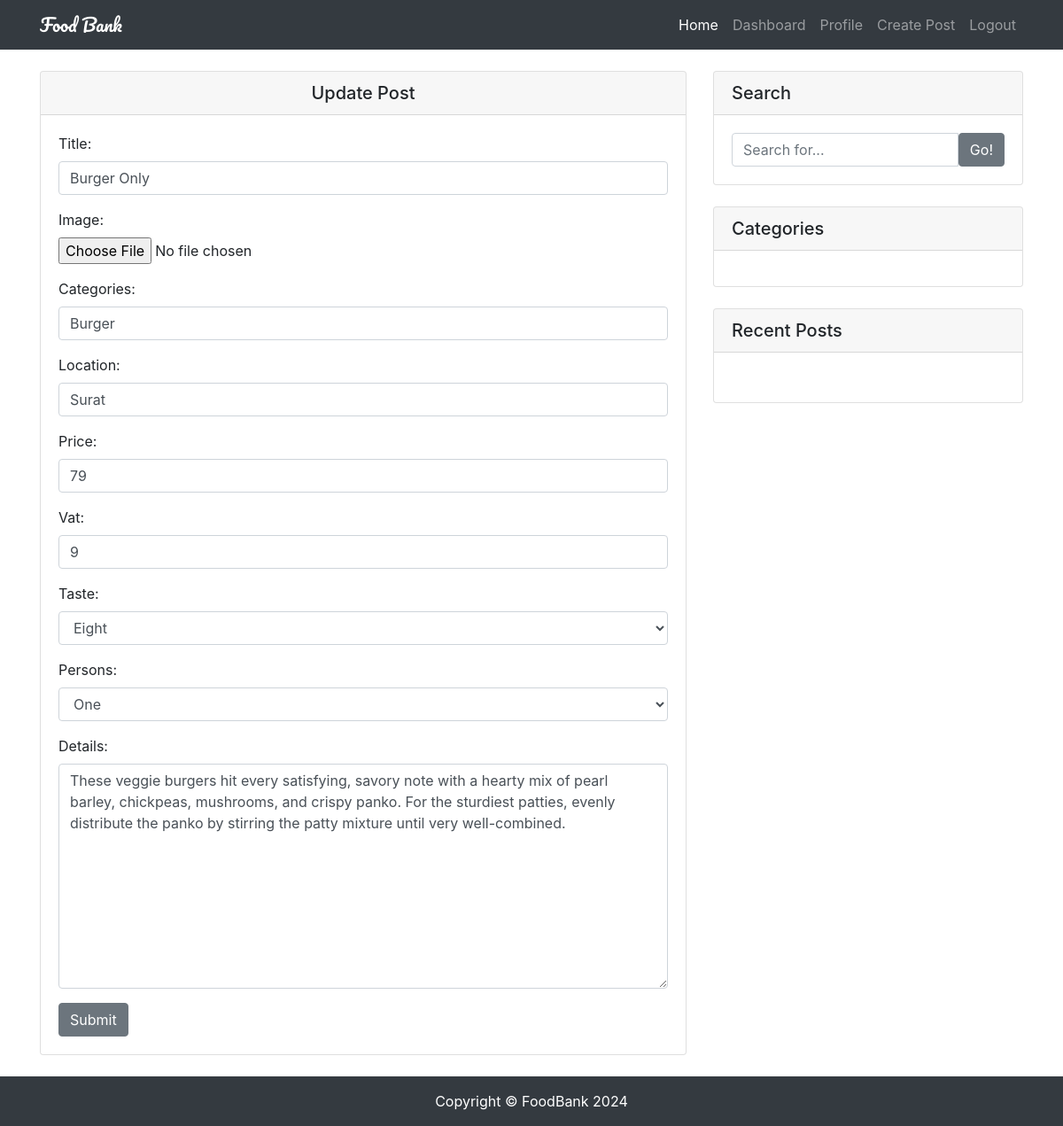
Screenshot of /burger-only/update (signed in) with the database file from the repository.
### restaurants/models.py (models this page shows, shortened)
class Restaurant(models.Model):
    user = models.ForeignKey(User, on_delete=models.CASCADE)
    title = models.CharField(max_length=120)
    image = models.ImageField(upload_to='restaurants/')
    categories = models.CharField(max_length=120)
    location = models.CharField(max_length=120)
    price = models.IntegerField()
    vat = models.PositiveIntegerField(default=0)
    taste = models.PositiveIntegerField(choices=choices)
    persons = models.PositiveIntegerField(choices=choices)
    details = models.TextField()
    slug = models.SlugField(unique=True, blank=True)
    likes = models.ManyToManyField(User, related_name='post_likes', blank=True)
    views = models.IntegerField(default=0,blank=True)
    created_at = models.DateTimeField(auto_now_add=True)
    updated_at = models.DateTimeField(auto_now=True)
    is_active = models.BooleanField(default=True)

### restaurants/views.py (the view)
# urls.py: path('<slug:slug>/update', RestaurantUpdateView.as_view(), name='update'),
class RestaurantUpdateView(LoginRequiredMixin, SuccessMessageMixin, UpdateView):
    form_class = RestaurantCreateForm
    template_name = 'restaurants/restaurant_form.html'
    success_url = reverse_lazy('my_posts')
    success_message = "Post Updated Successfully"
    def get_queryset(self):
        return Restaurant.objects.filter(user=self.request.user)

### templates/restaurants/restaurant_form.html (shortened to what this page needs)
{% extends 'base.html' %}
{% block content %}
<div class="row">
    <div class="col-md-8 my-4">
        <div class="card">
            <h5 class="card-header text-center">
                {% if 'update' in request.path %}
                Update Post
                {% else %}
                Create Post
                {% endif %}
            </h5>
            <div class="card-body">
                <form action="" method="post" enctype="multipart/form-data">
                    {{ form.as_p }}
                    <button class="btn btn-secondary" type="submit">Submit</button>
                </form>
            </div>
        </div>
    </div>
    {% endblock content %}

### static/restaurants/css/style.css (style rules this page uses)
body { padding-top: 56px; }

### rows the page displays
Restaurant: title "Burger Only", categories "Burger", location "Surat", price "79", vat "9", taste "Eight", persons "One", details "These veggie burgers hit every satisfying, savory note with a hearty mix of pearl barley, chickpeas, mushrooms, and crispy panko. For the sturdiest patties, evenly distribute the panko by stirring the patty mixture until very well-combined."
